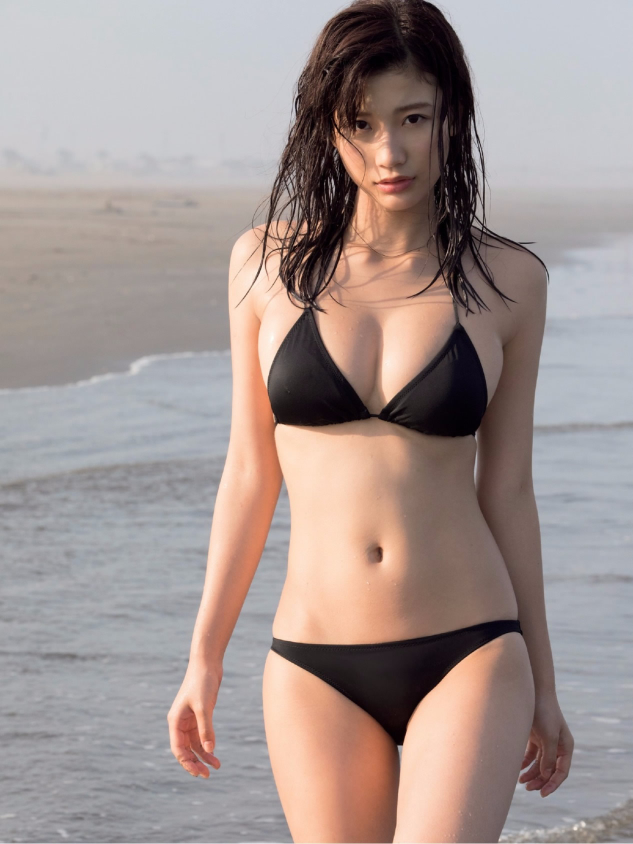
#> input picture research/imgcensor/1.jpg, 1265 x 1688 px (shown at 1/2 size); its folder holds 3 pictures in this run
$ python porn_img_rec_ml.py
#> lines starting #> are read from the running program, lines starting #| are printed output that depends on the picture; after the words box and inside, x2 and y2 are one past the last pixel; in counts of white or black regions, pixels touching at a corner belong together
"""
a porn image detector based on machine learning and skin color model
"""
import os

import numpy as np
import skimage.color
import skimage.filters
from PIL import Image
from skimage import data
from skimage import io, transform
from skimage.feature import hog
from skimage.feature import local_binary_pattern
from sklearn.ensemble import RandomForestClassifier
import joblib
from sklearn.linear_model import LogisticRegression

BASE_DIR = 'E:/DataSet/CV/TrainAndTestPornImages'


def get_skin_area(image_filepath):
    """
    calculate the skin area in a given image
    :param image_filepath:
    :return:
    """
#> called with image_filepath = './1.jpg'
    image = io.imread(image_filepath)
#> image is the input picture: shape (1688, 1265, 3); mean R, G, B 162.4, 148.5, 145.4
    hsv_img = skimage.color.rgb2hsv(image)
#> hsv_img: shape (1688, 1265, 3) float64; mean of channels 0, 1, 2 0.398, 0.176, 0.652
    gray_img = skimage.color.rgb2gray(image)
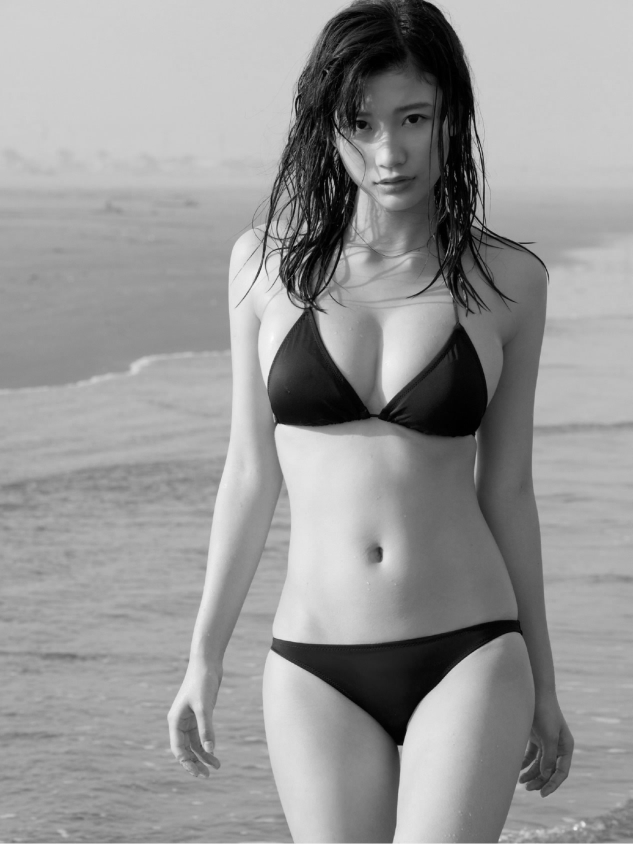
#> gray_img: shape (1688, 1265) float64 (shown at 1/2 size); min 0, max 0.998, mean 0.593

    print(hsv_img[:, :, 0])
#> (printed output is left out)

    thresh = skimage.filters.threshold_otsu(gray_img)
#> thresh = 0.477
    dst = (gray_img <= thresh) * 1.0
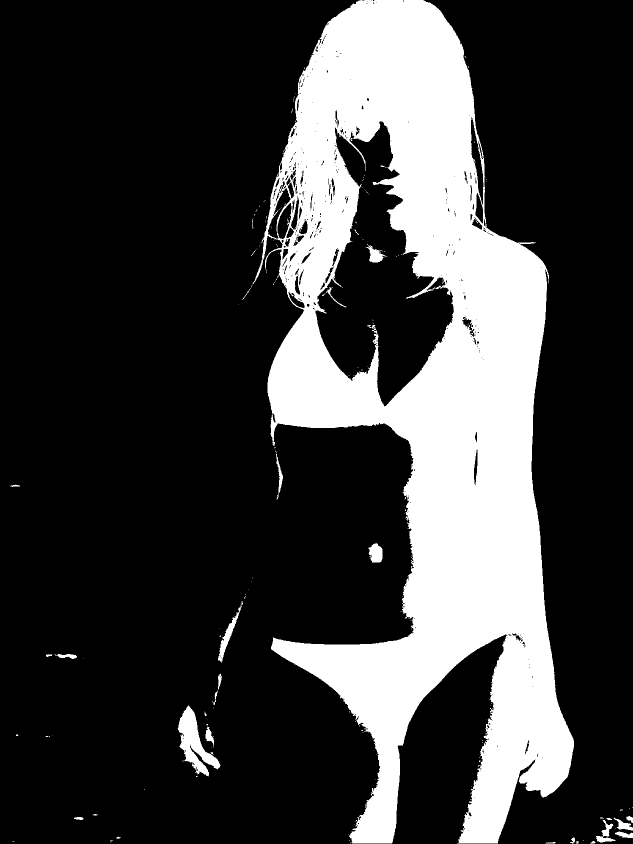
#> dst: shape (1688, 1265) float64 (shown at 1/2 size); values 0 (black) and 1 (white), 23.8% white; 197 white regions (167 under 20 px), largest, box (x1, y1, x2, y2) and area: (505, 0, 1148, 1687) 496624, (355, 1411, 441, 1553) 4760, (436, 1211, 484, 1326) 1092
    io.imsave('./skin.jpg', dst)


# [185 lines left out: functions get_skin_ratio, HOG, LBP, batch_rename, remove_abnomal_images, detect_image and 3 more, not called in this run]


if __name__ == '__main__':
    get_skin_area("./1.jpg")
    # [13 lines of commented-out code are left out]
